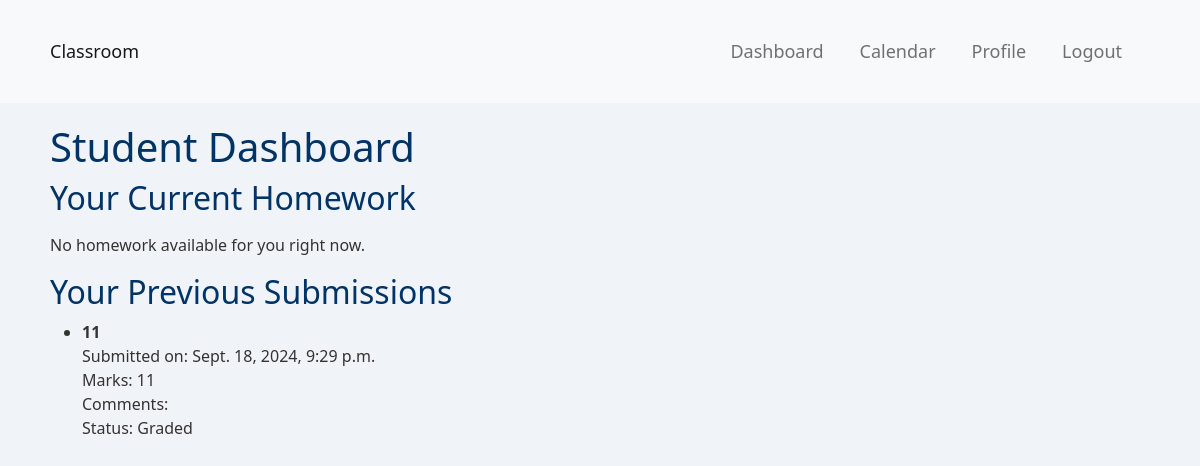
/student/dashboard/ (signed in), run on an earlier commit of the app's database.
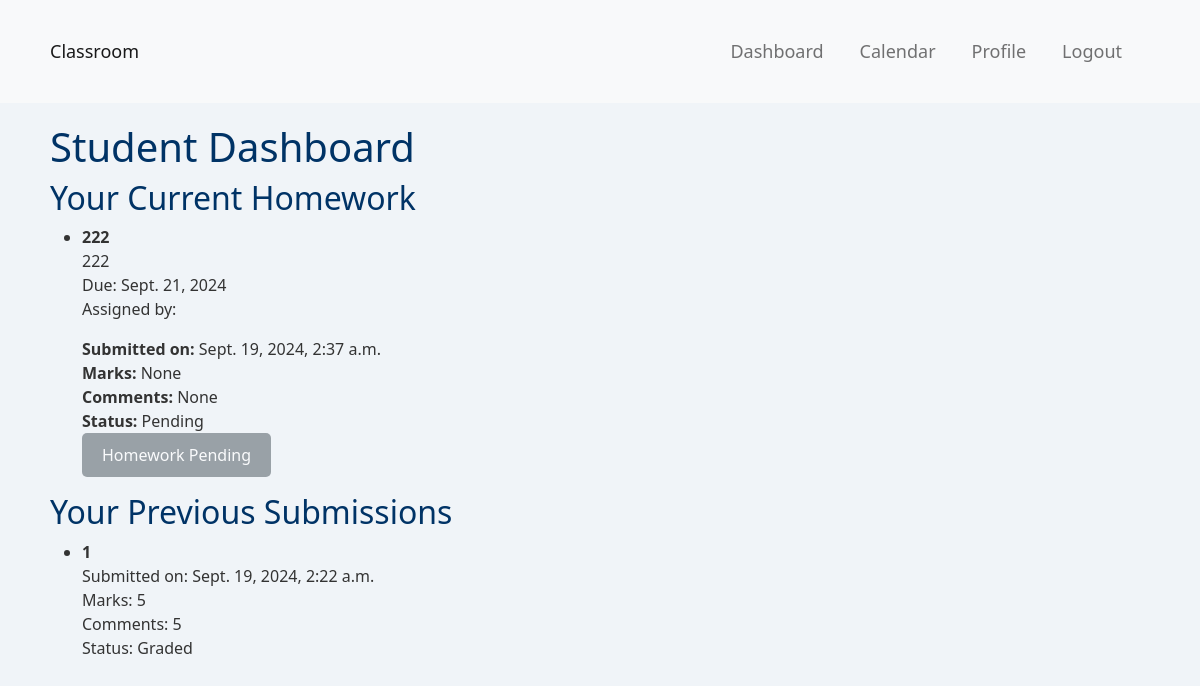
And on a later commit of the database.
### polls/models.py (models this page shows, shortened)
class Submission(models.Model):
    STATUS_CHOICES = [
        ('pending', 'Pending'),  # Homework submitted, waiting for grading
        ('returned', 'Returned for redo'),  # Returned for resubmission
        ('graded', 'Graded'),  # Graded by the teacher
    ]
    student = models.ForeignKey(settings.AUTH_USER_MODEL, on_delete=models.CASCADE, related_name='submissions')
    homework = models.ForeignKey(Homework, on_delete=models.CASCADE, related_name='submissions')
    file = models.FileField(upload_to='homework_submissions/')
    submitted_on = models.DateTimeField(auto_now_add=True)
    marks = models.IntegerField(null=True, blank=True)
    comments = models.TextField(null=True, blank=True)
    allow_resubmission = models.BooleanField(default=False)
    status = models.CharField(max_length=10, choices=STATUS_CHOICES, default='pending')

class Homework(models.Model):
    title = models.CharField(max_length=200)
    description = models.TextField()
    assigned_date = models.DateField(default=timezone.now)
    due_date = models.DateField()
    file = models.FileField(upload_to='homework_files/', null=True, blank=True)
    teacher = models.ForeignKey(settings.AUTH_USER_MODEL, on_delete=models.CASCADE, related_name='homeworks')
    students = models.ManyToManyField(settings.AUTH_USER_MODEL, related_name='homework_assigned')  # Link to students

### polls/views.py (the view)
# urls.py: path('student/dashboard/', polls.views.student_dashboard, name='student_dashboard'),  # Name is 'classroom_hub'
@login_required
def student_dashboard(request):
    if not request.user.is_student:
        return redirect('teacher_dashboard')  # Redirect teachers to their dashboard
    homeworks = Homework.objects.filter(students=request.user, due_date__gte=datetime.now())
    print(f"Number of homeworks fetched for student {request.user.username}: {homeworks.count()}")  # Debugging line
    submissions = Submission.objects.filter(student=request.user)
    homework_data = []
    for homework in homeworks:
        submission = submissions.filter(homework=homework).first()  # Get the first submission if it exists
        if not submission or submission.status in ['pending', 'returned']:
            homework_data.append({
                'homework': homework,
                'submission': submission,
                'resubmission_allowed': submission.allow_resubmission if submission else False,
            })
    context = {
        'homework_data': homework_data,
        'submissions': submissions,
    }
    return render(request, 'student_dashboard.html', context)

### templates/student_dashboard.html (shortened to what this page needs)
{% extends 'base.html' %}
{% block content %}
<h1>Student Dashboard</h1>
<h2>Your Current Homework</h2>
<ul>
    {% for item in homework_data %}
    <li>
        <strong>{{ item.homework.title }}</strong><br>
        {{ item.homework.description }}<br>
        Due: {{ item.homework.due_date }}<br>
        <p>
            Assigned by:
        </p>
        {% if item.submission %}
            <strong>Submitted on:</strong> {{ item.submission.submitted_on }}<br>
            <strong>Marks:</strong> {{ item.submission.marks }}<br>
            <strong>Comments:</strong> {{ item.submission.comments }}<br>
            <strong>Status:</strong> {{ item.submission.get_status_display }}<br>
            {% if item.submission.status == 'returned' and item.resubmission_allowed %}
                <a href="{% url 'upload_submission' item.homework.id %}" class="btn btn-primary">Resubmit Homework</a>
            {% else %}
                <button class="btn btn-secondary" disabled>Homework {{ item.submission.get_status_display }}</button>
            {% endif %}
        {% else %}
            <a href="{% url 'upload_submission' item.homework.id %}" class="btn btn-primary">Upload Homework</a>
        {% endif %}
    </li>
    {% endfor %}
</ul>
{% if homework_data|length == 0 %}
    <p>No homework available for you right now.</p>
{% endif %}
<h2>Your Previous Submissions</h2>
<ul>
    {% for submission in submissions %}
    {% if submission.status == 'graded' %}
    <li>
        <strong>{{ submission.homework.title }}</strong><br>
        Submitted on: {{ submission.submitted_on }}<br>
        Marks: {{ submission.marks }}<br>
        Comments: {{ submission.comments }}<br>
        Status: Graded
    </li>
    {% endif %}
    {% endfor %}
</ul>
{% endblock %}

### templates/base.html (shortened to what this page needs)
{% load static %}
<!DOCTYPE html>
<html lang="en">
<head>
    <link href="https://cdn.jsdelivr.net/npm/bootstrap@5.1.3/dist/css/bootstrap.min.css" rel="stylesheet">
    <link rel="stylesheet" type="text/css" href="{% static 'styles/base/global.css' %}">
    <link rel="stylesheet" type="text/css" href="{% static 'styles/base/sidebar.css' %}">
    <link rel="stylesheet" type="text/css" href="{% static 'styles/base/content.css' %}">
    <link rel="stylesheet" type="text/css" href="{% static 'styles/base/elements.css' %}">
<link rel="stylesheet" type="text/css" href="{% static 'styles/profile_card.css' %}">
</head>
<body>
    <nav class="navbar navbar-expand-lg navbar-light bg-light">
        <div class="container">
            <a class="navbar-brand" href="#">Classroom</a>
            <div class="collapse navbar-collapse" id="navbarNav">
                <ul class="navbar-nav ms-auto">
                    <li class="nav-item">
                        <a class="nav-link" href="{% url 'student_dashboard' %}">Dashboard</a>
                    </li>
                    <li class="nav-item">
                        <a class="nav-link" href="{% url 'homework_calendar' %}">Calendar</a>
                    </li>
                    {% if user.is_authenticated %}
                        <li class="nav-item">
                            <a class="nav-link" href="{% url 'profile_view' user.id %}">Profile</a>
                        </li>
                        <li class="nav-item">
                            <a class="nav-link" href="{% url 'logout' %}">Logout</a>
                        </li>
                    {% else %}
                        <li class="nav-item">
                            <a class="nav-link" href="{% url 'login' %}">Login</a>
                        </li>
                    {% endif %}
                </ul>
            </div>
        </div>
    </nav>
    <div class="container">
        {% block content %}{% endblock %}
    </div>
</body>
</html>

### static/styles/base/global.css (style rules this page uses)
body, html { margin: 0; padding: 0; font-family: 'Segoe UI', Tahoma, Geneva, Verdana, sans-serif; background-color: #f0f4f8; color: #333; }
h1, h2, h3, h4, h5, h6 { color: #003366; }
.container { padding: 20px; }
.navbar { background-color: #005b96; padding: 10px; }
.navbar a { color: white; text-decoration: none; margin-right: 20px; font-size: 18px; }

### static/styles/base/elements.css (style rules this page uses)
.btn { padding: 10px 20px; border: none; border-radius: 5px; background-color: #005b96; color: white; font-size: 16px; cursor: pointer; }

What changed in the data, as far as the page shows it:
removed Submission: homework "11", submitted_on "Sept. 18, 2024, 9:29 p.m.", marks "11"
added Homework: homework "222", homework.description "222", homework.due_date "Sept. 21, 2024", submission.submitted_on "Sept. 19, 2024, 2:37 a.m.", submission.marks "None", submission.comments "None", submission.status "Pending"
added Submission: homework "1", submitted_on "Sept. 19, 2024, 2:22 a.m.", marks "5", comments "5"
Also different on the page:
text no longer shown: "No homework available for you right now."
